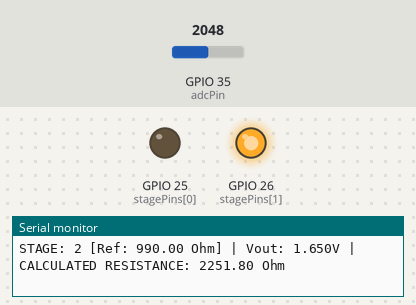
A sketch run on a simulated ESP32. Parts: output pins drawn as LEDs (lit = HIGH), the last lines printed to the serial monitor. The test bench sets the inputs (shaded band); at power-on: GPIO 35 (adcPin) = 2048 (analog values on the 0–4095 scale).

Above: at 1.2 s.
1.3 s: GPIO 35 (adcPin) set to 3245
3.2 s: GPIO 35 (adcPin) set to 3358
5.0 s: GPIO 35 (adcPin) set to 869
6.5 s: GPIO 35 (adcPin) set to 754
At 7.2 s:
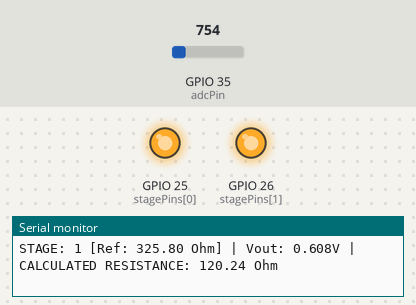
8.1 s: GPIO 35 (adcPin) set to 3340
10.0 s: GPIO 35 (adcPin) set to 760
Timing chart, 0 to 12.8 s (numbered marks = the images above; inputs shaded):
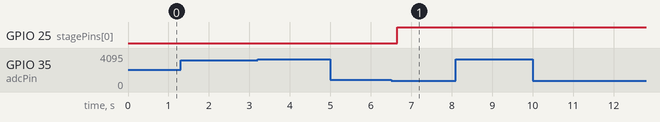

Measured:
- the behaviour switches between 800 and 799 on GPIO 35 (adcPin) (found by bisection; images 0 and 1)
- after the input at 6.5 s, GPIO 25 (stagePins[0]): LOW → HIGH after 0.15 s

The sketch:

main.ino
```cpp
// ESP32 3-Level (Auto-Ranging) Precision Multimeter
// Developed by: Kevser - Ankara University Biomedical Engineering

// GPIO Pins (Power applied sequentially through these pins)
const int stagePins[] = {25, 26, 27};
const int NUM_STAGES = 3;

// Reference resistor values for each stage (Ohms)
const float referenceResistors[] = {325.8, 990.0, 4650.0};

// Measurement and ADC Settings
const int adcPin = 35;        // Pin connected to the common node
const float adcResolution = 4095.0;

// INITIAL STAGE
int activeStage = 1; // Start at the 990 Ohm stage

void setup() {
  Serial.begin(115200);

  // Set ADC resolution to 12-bit (0-4095)
  analogReadResolution(12);

  // Initialize pins to HIGH-Z (input)
  for (int i = 0; i < NUM_STAGES; i++) {
    pinMode(stagePins[i], INPUT);
  }

  Serial.println("========================================");
  Serial.println("   PRECISION AUTO-RANGING MULTIMETER v2.0   ");
  Serial.println("   Ready for Mechanical Pull Test           ");
  Serial.println("========================================");
}

void loop() {
  // --- ACTIVATE CURRENT STAGE ---
  for (int i = 0; i < NUM_STAGES; i++) {
    if (i == activeStage) {
      pinMode(stagePins[i], OUTPUT);
      digitalWrite(stagePins[i], HIGH);
    } else {
      pinMode(stagePins[i], INPUT);
    }
  }

  // Wait for voltage to settle
  delay(15);

  // --- NOISE FILTERING (100 Sample Average) ---
  long adcSum = 0;
  int samples = 100;
  for (int i = 0; i < samples; i++) {
    adcSum += analogRead(adcPin);
    delayMicroseconds(500);
  }
  float adcAverage = (float)adcSum / samples;

  // --- AUTO-RANGING LOGIC ---
  // If ADC is too low (low sensitivity), shift down
  if (adcAverage < 800 && activeStage > 0) {
    activeStage--;
    return;
  }
  // If ADC is too high (approaching 3.3V), shift up
  else if (adcAverage > 3300 && activeStage < NUM_STAGES - 1) {
    activeStage++;
    return;
  }

  // --- CALCULATION AND CALIBRATION ---
  float vOut = (adcAverage / adcResolution) * 3.3;

  // Stage-specific voltage reference (includes diode drops)
  float dynamicVRef;
  if (activeStage == 0)      dynamicVRef = 2.254; // 325.8 Ohm stage calibration
  else if (activeStage == 1) dynamicVRef = 2.376; // 990.0 Ohm stage calibration
  else                       dynamicVRef = 2.550; // 4650.0 Ohm stage (approx.)

  float measuredResistor = 0.0;
  // Safety: ensure vOut does not exceed reference
  if (dynamicVRef - vOut > 0.01) {
    measuredResistor = referenceResistors[activeStage] * (vOut / (dynamicVRef - vOut));
  } else {
    measuredResistor = -1; // Open circuit or out of range
  }

  // --- PRINT RESULTS ---
  Serial.print("STAGE: ");
  Serial.print(activeStage + 1);
  Serial.print(" [Ref: ");
  Serial.print(referenceResistors[activeStage]);
  Serial.print(" Ohm] | Vout: ");
  Serial.print(vOut, 3);
  Serial.print("V | CALCULATED RESISTANCE: ");

  if (measuredResistor > 0) {
    Serial.print(measuredResistor, 2);
    Serial.println(" Ohm");
  } else {
    Serial.println("OPEN CIRCUIT");
  }

  delay(350);
}
```
